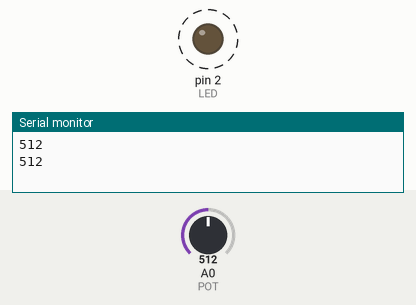
Recording of a sketch running on a simulated Arduino Uno, built with avr-gcc and run on an emulated ATmega328P. Shown: output pins drawn as LEDs (lit = HIGH), the last lines printed to the serial monitor. Dashed ring = blinking. The inputs (shaded band) are chosen by the test bench; at power-on: A0 (POT) = 512.

Above: at 2.0 s.
2.1 s: A0 (POT) set to 900
At 3.9 s:
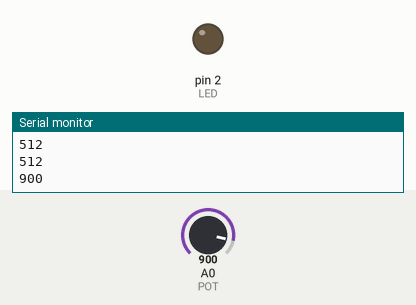
4.1 s: A0 (POT) set to 511
At 5.0 s:
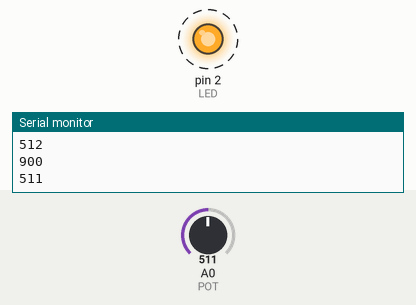
Timing chart, 0 to 13.6 s (numbered marks = the images above; inputs shaded):
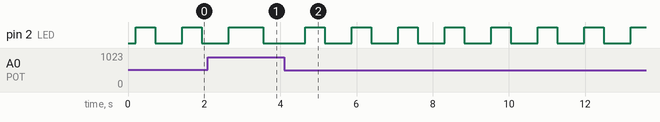

Measured:
- after the input at 4.1 s, pin 2 (LED): alternates HIGH for 0.51 s and LOW for 0.71 s, starting after 1.1 s
- by itself, pin 2 (LED): alternates HIGH for 0.51 s and LOW for 0.71 s

The sketch:

potentiometer_led1.ino
```cpp
#define POT A0
#define LED 2
int Leitura = 0;
void setup()
{
  pinMode(LED, OUTPUT);
  Serial.begin(9600);
}

void loop()
{
  Leitura = analogRead(POT);
  Serial.println(Leitura);
  delay(200);
  digitalWrite(LED,HIGH);
  delay(Leitura);
  digitalWrite(LED,LOW);
  delay(Leitura);
}
```
